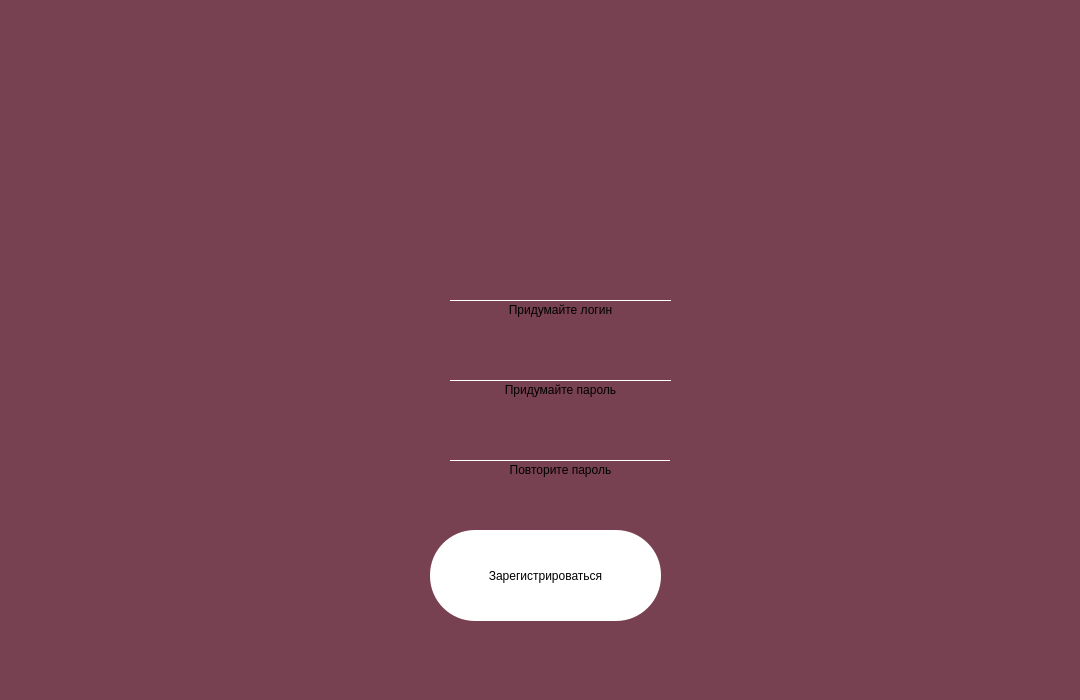
<?xml version="1.0" encoding="UTF-8"?>
<ui version="4.0">
 <class>reg_window</class>
 <widget class="QDialog" name="reg_window">
  <property name="geometry">
   <rect>
    <x>0</x>
    <y>0</y>
    <width>1080</width>
    <height>700</height>
   </rect>
  </property>
  <property name="minimumSize">
   <size>
    <width>1080</width>
    <height>700</height>
   </size>
  </property>
  <property name="maximumSize">
   <size>
    <width>1080</width>
    <height>700</height>
   </size>
  </property>
  <property name="windowTitle">
   <string>notes</string>
  </property>
  <property name="windowIcon">
   <iconset resource="recource.qrc">
    <normaloff>:/resource/images/заголовок-10.png</normaloff>:/resource/images/заголовок-10.png</iconset>
  </property>
  <property name="styleSheet">
   <string notr="true">background-color: rgb(120, 65, 81);
</string>
  </property>
  <widget class="QLabel" name="label_Name">
   <property name="geometry">
    <rect>
     <x>470</x>
     <y>300</y>
     <width>181</width>
     <height>20</height>
    </rect>
   </property>
   <property name="styleSheet">
    <string notr="true">font: italic 8pt &quot;Montserrat&quot;;
background-color: qlineargradient(spread:pad, x1:0.5, y1:0.869318, x2:0.499, y2:1, stop:0.741573 rgba(0, 0, 0, 0), stop:1 rgba(255, 255, 255, 0));</string>
   </property>
   <property name="text">
    <string>Придумайте логин</string>
   </property>
   <property name="alignment">
    <set>Qt::AlignCenter</set>
   </property>
  </widget>
  <widget class="QLabel" name="label_Pass">
   <property name="geometry">
    <rect>
     <x>460</x>
     <y>380</y>
     <width>201</width>
     <height>20</height>
    </rect>
   </property>
   <property name="styleSheet">
    <string notr="true">font: italic 8pt &quot;Montserrat&quot;;
background-color: qlineargradient(spread:pad, x1:0.5, y1:0.869318, x2:0.499, y2:1, stop:0.741573 rgba(0, 0, 0, 0), stop:1 rgba(255, 255, 255, 0));</string>
   </property>
   <property name="text">
    <string>Придумайте пароль</string>
   </property>
   <property name="alignment">
    <set>Qt::AlignCenter</set>
   </property>
  </widget>
  <widget class="QLabel" name="label_Confirm">
   <property name="geometry">
    <rect>
     <x>470</x>
     <y>460</y>
     <width>181</width>
     <height>20</height>
    </rect>
   </property>
   <property name="styleSheet">
    <string notr="true">font: italic 8pt &quot;Montserrat&quot;;
background-color: qlineargradient(spread:pad, x1:0.5, y1:0.869318, x2:0.499, y2:1, stop:0.741573 rgba(0, 0, 0, 0), stop:1 rgba(255, 255, 255, 0));</string>
   </property>
   <property name="text">
    <string>Повторите пароль</string>
   </property>
   <property name="alignment">
    <set>Qt::AlignCenter</set>
   </property>
  </widget>
  <widget class="QLabel" name="label_Name_2">
   <property name="geometry">
    <rect>
     <x>390</x>
     <y>245</y>
     <width>71</width>
     <height>71</height>
    </rect>
   </property>
   <property name="styleSheet">
    <string notr="true">background-color: rgba(255, 255, 255, 0);</string>
   </property>
   <property name="text">
    <string/>
   </property>
   <property name="pixmap">
    <pixmap resource="recource.qrc">:/resource/images/иконки_Log_pas2-03.png</pixmap>
   </property>
   <property name="scaledContents">
    <bool>true</bool>
   </property>
  </widget>
  <widget class="QLabel" name="label_Pass_2">
   <property name="geometry">
    <rect>
     <x>390</x>
     <y>325</y>
     <width>71</width>
     <height>71</height>
    </rect>
   </property>
   <property name="styleSheet">
    <string notr="true">background-color: rgba(255, 255, 255, 0);</string>
   </property>
   <property name="pixmap">
    <pixmap resource="recource.qrc">:/resource/images/иконки_Log_pas2-02.png</pixmap>
   </property>
   <property name="scaledContents">
    <bool>true</bool>
   </property>
  </widget>
  <widget class="QLabel" name="label_Confirm_2">
   <property name="geometry">
    <rect>
     <x>390</x>
     <y>410</y>
     <width>71</width>
     <height>71</height>
    </rect>
   </property>
   <property name="styleSheet">
    <string notr="true">font: italic 12pt &quot;Montserrat&quot;;
background-color: qlineargradient(spread:pad, x1:0.5, y1:0.869318, x2:0.499, y2:1, stop:0.741573 rgba(0, 0, 0, 0), stop:1 rgba(255, 255, 255, 0));</string>
   </property>
   <property name="text">
    <string/>
   </property>
   <property name="pixmap">
    <pixmap resource="recource.qrc">:/resource/images/повтор-09.png</pixmap>
   </property>
   <property name="scaledContents">
    <bool>true</bool>
   </property>
   <property name="alignment">
    <set>Qt::AlignRight|Qt::AlignTrailing|Qt::AlignVCenter</set>
   </property>
   <property name="wordWrap">
    <bool>false</bool>
   </property>
  </widget>
  <widget class="QLabel" name="label">
   <property name="geometry">
    <rect>
     <x>70</x>
     <y>-140</y>
     <width>1041</width>
     <height>621</height>
    </rect>
   </property>
   <property name="styleSheet">
    <string notr="true">background-color: rgba(255, 255, 255, 0);</string>
   </property>
   <property name="text">
    <string/>
   </property>
   <property name="pixmap">
    <pixmap resource="recource.qrc">:/resource/images/писанина2-04.png</pixmap>
   </property>
   <property name="scaledContents">
    <bool>true</bool>
   </property>
  </widget>
  <widget class="QLineEdit" name="passwordLineEdit">
   <property name="geometry">
    <rect>
     <x>450</x>
     <y>340</y>
     <width>221</width>
     <height>41</height>
    </rect>
   </property>
   <property name="styleSheet">
    <string notr="true">border-top-width: 0px; 
border-style: solid; 
border-color: white;
border-bottom-width: 1px;
background-color: qlineargradient(spread:pad, x1:0.5, y1:0.869318, x2:0.499, y2:1, stop:0.741573 rgba(0, 0, 0, 0), stop:1 rgba(255, 255, 255, 0));</string>
   </property>
  </widget>
  <widget class="QLineEdit" name="nameLineEdit">
   <property name="geometry">
    <rect>
     <x>450</x>
     <y>260</y>
     <width>221</width>
     <height>41</height>
    </rect>
   </property>
   <property name="styleSheet">
    <string notr="true">border-top-width: 0px; 
border-style: solid; 
border-color: white;
border-bottom-width: 1px;
background-color: qlineargradient(spread:pad, x1:0.5, y1:0.869318, x2:0.499, y2:1, stop:0.741573 rgba(0, 0, 0, 0), stop:1 rgba(255, 255, 255, 0));</string>
   </property>
  </widget>
  <widget class="QLineEdit" name="confirmLineEdit">
   <property name="geometry">
    <rect>
     <x>450</x>
     <y>420</y>
     <width>220</width>
     <height>41</height>
    </rect>
   </property>
   <property name="styleSheet">
    <string notr="true">border-top-width: 0px; 
border-style: solid; 
border-color: white;
border-bottom-width: 1px;
background-color: qlineargradient(spread:pad, x1:0.5, y1:0.869318, x2:0.499, y2:1, stop:0.741573 rgba(0, 0, 0, 0), stop:1 rgba(255, 255, 255, 0));</string>
   </property>
  </widget>
  <widget class="QPushButton" name="registerPushButton">
   <property name="geometry">
    <rect>
     <x>430</x>
     <y>530</y>
     <width>231</width>
     <height>91</height>
    </rect>
   </property>
   <property name="styleSheet">
    <string notr="true">border-width: 1px;
font: italic 12pt &quot;Montserrat&quot;;
background-color: rgb(255, 255, 255);
border-color: white;
border-radius: 45px;</string>
   </property>
   <property name="text">
    <string>Зарегистрироваться</string>
   </property>
  </widget>
  <widget class="QLabel" name="label_Error">
   <property name="geometry">
    <rect>
     <x>20</x>
     <y>490</y>
     <width>1061</width>
     <height>20</height>
    </rect>
   </property>
   <property name="font">
    <font>
     <family>MS UI Gothic</family>
    </font>
   </property>
   <property name="styleSheet">
    <string notr="true"/>
   </property>
   <property name="text">
    <string/>
   </property>
   <property name="alignment">
    <set>Qt::AlignCenter</set>
   </property>
  </widget>
  <widget class="QLabel" name="label_2">
   <property name="geometry">
    <rect>
     <x>360</x>
     <y>510</y>
     <width>371</width>
     <height>141</height>
    </rect>
   </property>
   <property name="styleSheet">
    <string notr="true">background-color: qlineargradient(spread:pad, x1:0.5, y1:0.869318, x2:0.499, y2:1, stop:0.741573 rgba(0, 0, 0, 0), stop:1 rgba(255, 255, 255, 0));</string>
   </property>
   <property name="text">
    <string/>
   </property>
   <property name="pixmap">
    <pixmap resource="recource.qrc">:/resource/images/тень-05.png</pixmap>
   </property>
   <property name="scaledContents">
    <bool>true</bool>
   </property>
  </widget>
  <zorder>label</zorder>
  <zorder>confirmLineEdit</zorder>
  <zorder>label_Name</zorder>
  <zorder>label_Pass</zorder>
  <zorder>label_Confirm</zorder>
  <zorder>label_Confirm_2</zorder>
  <zorder>label_Name_2</zorder>
  <zorder>label_Pass_2</zorder>
  <zorder>passwordLineEdit</zorder>
  <zorder>nameLineEdit</zorder>
  <zorder>label_Error</zorder>
  <zorder>label_2</zorder>
  <zorder>registerPushButton</zorder>
 </widget>
 <tabstops>
  <tabstop>nameLineEdit</tabstop>
  <tabstop>passwordLineEdit</tabstop>
  <tabstop>confirmLineEdit</tabstop>
  <tabstop>registerPushButton</tabstop>
 </tabstops>
 <resources>
  <include location="recource.qrc"/>
 </resources>
 <connections/>
</ui>
